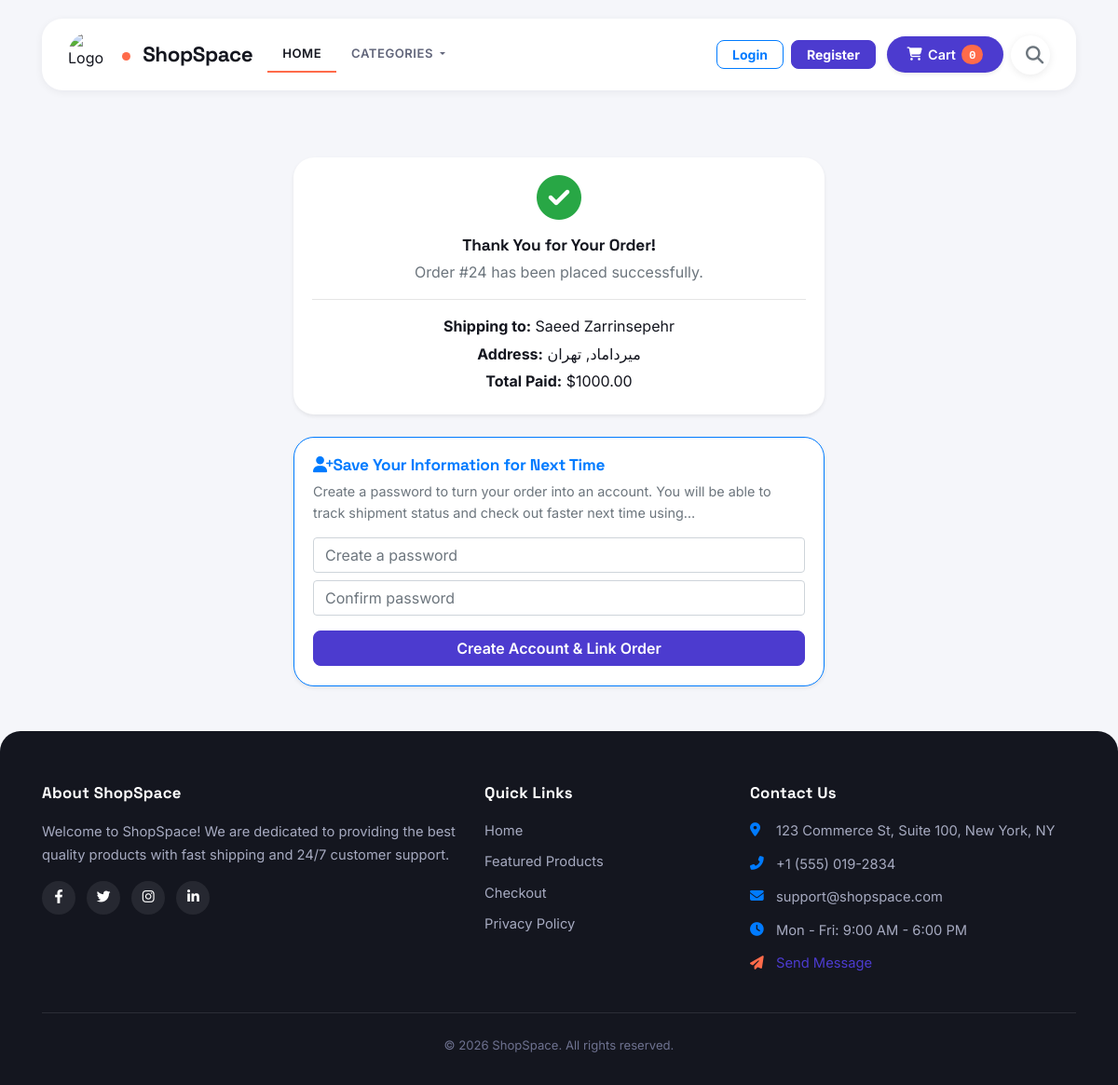
Screenshot of /checkout/success/24/ with the database file from the repository.
### shop/models.py (models this page shows, shortened)
class Order(models.Model):
    STATUS_CHOICES = (
        ('Pending', 'Pending'),
        ('Processing', 'Processing'),
        ('Shipped', 'Shipped'),
        ('Delivered', 'Delivered'),
        ('Cancelled', 'Cancelled'),
    )
    user = models.ForeignKey(
        settings.AUTH_USER_MODEL,
        on_delete=models.SET_NULL,
        null=True,
        blank=True,
        related_name='orders'
    )
    items = models.CharField(max_length=1000)
    name = models.CharField(max_length=200)
    email = models.EmailField()
    phone_num = models.CharField(null=False, blank=False, max_length= 15, default="")
    address = models.CharField(max_length=1000)
    city = models.CharField(max_length=200)
    state = models.CharField(max_length=200)
    zip_code = models.CharField(max_length=100)
    total_price = models.DecimalField(
        max_digits=10, decimal_places=2, default=0.00
    )
    status = models.CharField(max_length=20, choices=STATUS_CHOICES, default='Pending')
    created_at = models.DateTimeField(default=timezone.now)

### shop/views.py (the view, shortened to what this page needs)
def checkout_success(request, order_id):
    order = get_object_or_404(Order, id=order_id)
    form = PostPurchaseRegisterForm()
    return render(request, "shop/checkout_success.html", {
        "order": order,
        "form": form
    })

### useraccounts/forms.py (shortened to what this page needs)
class PostPurchaseRegisterForm(forms.Form):
    password = forms.CharField(
        widget=forms.PasswordInput(attrs={
            'class': 'form-control',
            'placeholder': 'Create a password'
        })
    )
    confirm_password = forms.CharField(
        widget=forms.PasswordInput(attrs={
            'class': 'form-control',
            'placeholder': 'Confirm password'
        })
    )

### shop/templates/shop/checkout_success.html (shortened to what this page needs)
{% extends "shop/base.html" %}
{% block content %}
<div class="container my-5" style="max-width: 600px;">
    <div class="card shadow-sm border-0 mb-4">
        <div class="card-body text-center">
            <i class="fas fa-check-circle text-success mb-3" style="font-size: 3rem;"></i>
            <h2 class="card-title font-weight-bold">Thank You for Your Order!</h2>
            <p class="text-muted">Order #{{ order.id }} has been placed successfully.</p>
            <hr>
            <p class="mb-1"><strong>Shipping to:</strong> {{ order.name }}</p>
            <p class="mb-1"><strong>Address:</strong> {{ order.address }}, {{ order.city }}</p>
            <p class="mb-0"><strong>Total Paid:</strong> ${{ order.total_price }}</p>
        </div>
    </div>
    {% if not user.is_authenticated and not order.user %}
    <div class="card border-primary shadow-sm">
        <div class="card-body">
            <h5 class="card-title font-weight-bold text-primary">
                <i class="fas fa-user-plus me-2"></i>Save Your Information for Next Time
            </h5>
            <p class="card-text text-muted small">
                Create a password to turn your order into an account. You will be able to track shipment status and check out faster next time using <strong>{{ order.email }}</strong>.
            </p>
            <form method="POST">
                <div class="form-group mb-2">
                    {{ form.password }}
                </div>
                <div class="form-group mb-3">
                    {{ form.confirm_password }}
                </div>
                <button type="submit" class="btn btn-primary btn-block">
                    Create Account & Link Order
                </button>
            </form>
        </div>
    </div>
    {% endif %}
</div>
{% endblock %}

### shop/static/shop/index.css (style rules this page uses)
:root { --color-bg: #F5F6FA; --color-surface: #FFFFFF; --color-ink: #14161F; --color-ink-soft: #61657A; --color-border: #E4E6EF; --color-primary: #4C3BCF; --color-primary-dark: #382B9E; --color-accent: #FF6B4A; --color-accent-dark: #E4502F; --color-price: #0E7C5D; --shadow-sm: 0 2px 8px rgba(20, 22, 31, 0.06); --shadow-md: 0 10px 26px rgba(20, 22, 31, 0.09); --shadow-lg: 0 22px 48px rgba(20, 22, 31, 0.16); --radius-sm: 8px; --radius-md: 14px; --radius-lg: 22px; --radius-pill: 999px; --font-display: 'Space Grotesk', 'Segoe UI', Roboto, sans-serif; --font-body: 'Inter', 'Segoe UI', Roboto, sans-serif; --font-mono: 'Space Mono', 'Courier New', monospace; }
* { box-sizing: border-box; }
html { scroll-behavior: smooth; }
body { background-color: var(--color-bg); font-family: var(--font-body); color: var(--color-ink); font-size: 16px; line-height: 1.6; }
h1, h2, h3, h4, h5, .card-title { font-family: var(--font-display); color: var(--color-ink); letter-spacing: -0.01em; }
.btn { border-radius: var(--radius-sm); font-weight: 600; }
.btn-primary { background-color: var(--color-primary) !important; border-color: var(--color-primary) !important; color: #FFFFFF !important; transition: background-color 0.2s ease, transform 0.15s ease, box-shadow 0.2s ease; }
.card { border: 1px solid var(--color-border); border-radius: var(--radius-lg); box-shadow: var(--shadow-sm); transition: transform 0.2s ease, box-shadow 0.2s ease; margin-bottom: 1.75rem; overflow: hidden; }
.card-body { padding: 1.15rem 1.25rem 1.35rem; }
.card-title { font-size: 1.08rem; font-weight: 700; color: var(--color-ink); margin-bottom: 0.35rem; line-height: 1.3; }
.card-text { color: var(--color-ink-soft); font-size: 0.9rem; margin-bottom: 0.9rem; display: -webkit-box; -webkit-line-clamp: 2; -webkit-box-orient: vertical; overflow: hidden; }

### rows the page displays
Order: id "24", name "Saeed Zarrinsepehr", address "میرداماد", city "تهران", total_price "1000.00"
